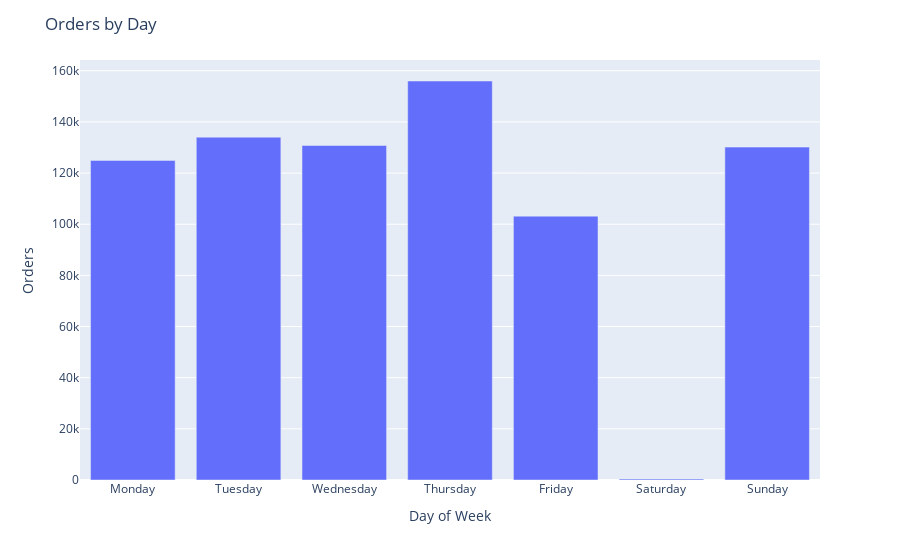

The cell this chart's notebook holds for it:
### Code cell
dataday = data.sort_values(by='DayNb', ascending=True).groupby(["DayNb"]).Invoice.count()
weekdays = ["Monday", "Tuesday", "Wednesday", "Thursday", "Friday", "Saturday", "Sunday"]
fig = px.bar(x=weekdays, y=dataday)
fig.update_layout(
    title="Orders by Day",
    xaxis_title="Day of Week",
    yaxis_title="Orders",
    )
fig.show()

### Figure 1 — Plotly figure (JSON) as saved in the notebook; plotly's stock layout.template omitted (floating-point values rounded to 4 significant figures)
{"data": [{"alignmentgroup": "True", "hovertemplate": "x=%{x}<br>y=%{y}<extra></extra>", "legendgroup": "", "marker": {"color": "#636efa"}, "name": "", "offsetgroup": "", "orientation": "v", "showlegend": false, "textposition": "auto", "type": "bar", "x": ["Monday", "Tuesday", "Wednesday", "Thursday", "Friday", "Saturday", "Sunday"], "xaxis": "x", "y": [124947, 134021, 130777, 155986, 103157, 400, 130137], "yaxis": "y"}], "layout": {"barmode": "relative", "legend": {"tracegroupgap": 0}, "margin": {"t": 60}, "title": {"text": "Orders by Day"}, "xaxis": {"anchor": "y", "domain": [0, 1], "title": {"text": "Day of Week"}}, "yaxis": {"anchor": "x", "domain": [0, 1], "title": {"text": "Orders"}}}}
